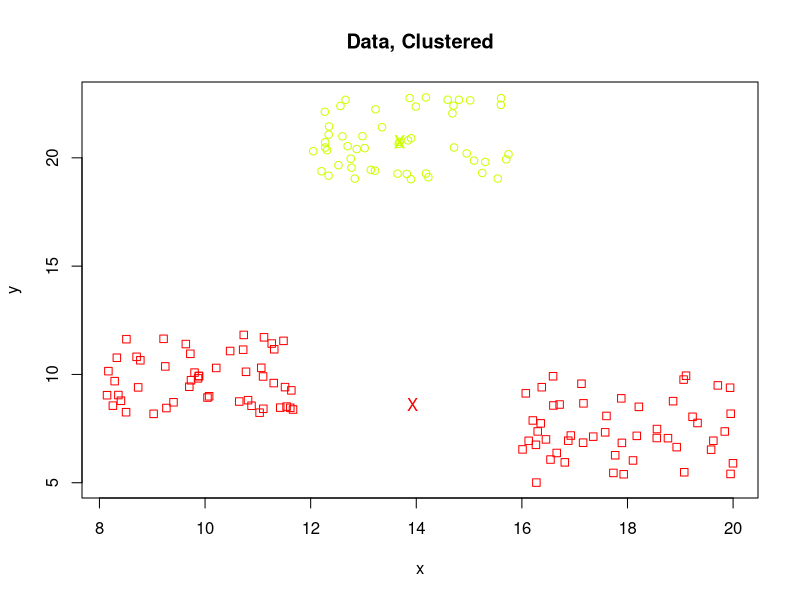

Source code (R):
## -----------------------------------------------------------------------------
## Plot.Clustering.Output.R
##
## This just plots the clustering output from my clustering algorithm.
##
##
## -----------------------------------------------------------------------------

cluster.data <- read.csv("testClustering.csv")
summary(cluster.data)

cluster.data$x[is.nan(cluster.data$x)] <- NA
cluster.data$y[is.nan(cluster.data$y)] <- NA

clusters <- unique(cluster.data$cluster)
K <- length(clusters)

colors <- rainbow(n=K)
styles <- clusters                       ## this will work as long as these are numbers - I think.

clusterList <- list()

clusterID <- clusters[1]
clusterIndex <- (cluster.data$cluster == clusterID) & (cluster.data$isCentroid == 0)
x <- cluster.data$x[clusterIndex]
y <- cluster.data$y[clusterIndex]
clusterCenterIndex <- (cluster.data$cluster == clusterID) & (cluster.data$isCentroid == 1)
xcenter <- cluster.data$x[clusterCenterIndex]
ycenter <- cluster.data$y[clusterCenterIndex]

yrange <- range(cluster.data$y, na.rm=TRUE)
xrange <- range(cluster.data$x, na.rm=TRUE)

# yrange <- range(cluster.data$y[cluster.data$isCentroid == 0])
# xrange <- range(cluster.data$x[cluster.data$isCentroid == 0])

plot(x=x, y=y, main="Data, Clustered", col=colors[1], pch=styles[1], ylim=yrange, xlim=xrange)
points(x=xcenter, y=ycenter, col=colors[1], pch="X")

centers <- list()
centers[[1]] <-  c(clusterID, xcenter, ycenter)

if (K > 1) {
  newcolors <- colors [-1]
  newclusters <- clusters[-1]
  newstyles <- styles[-1]
    
  for (i in c(1:(K-1))) {
    clusterID <- newclusters[i]
    clusterIndex <- cluster.data$cluster == clusterID
    x <- cluster.data$x[clusterIndex]
    y <- cluster.data$y[clusterIndex]

    clusterCenterIndex <- (cluster.data$cluster == clusterID) & (cluster.data$isCentroid == 1)
    xcenter <- cluster.data$x[clusterCenterIndex]
    ycenter <- cluster.data$y[clusterCenterIndex]

    centers[[i+1]] <- c(clusterID, xcenter, ycenter)
    
    points(x=x, y=y, col=newcolors[i], pch=newstyles[i])
    points(x=xcenter, y=ycenter, col=newcolors[i], pch="X")
    points(x=xcenter, y=ycenter, col=newcolors[i], pch="X")
  }
}


# i= 1
# clusterID <- clusters[i]
#     clusterCenterIndex <- (cluster.data$cluster == clusterID) & (cluster.data$isCentroid == 1)
#     xcenter <- cluster.data$x[clusterCenterIndex]
#     ycenter <- cluster.data$y[clusterCenterIndex]
# points(x=xcenter, y=ycenter, col="orange", pch="O")
# 
#     clusterCenterIndex <- (cluster.data$cluster == clusterID) & (cluster.data$isCentroid == 1)
#     xcenter <- cluster.data$x[clusterCenterIndex]
#     ycenter <- cluster.data$y[clusterCenterIndex]

centers
clusters